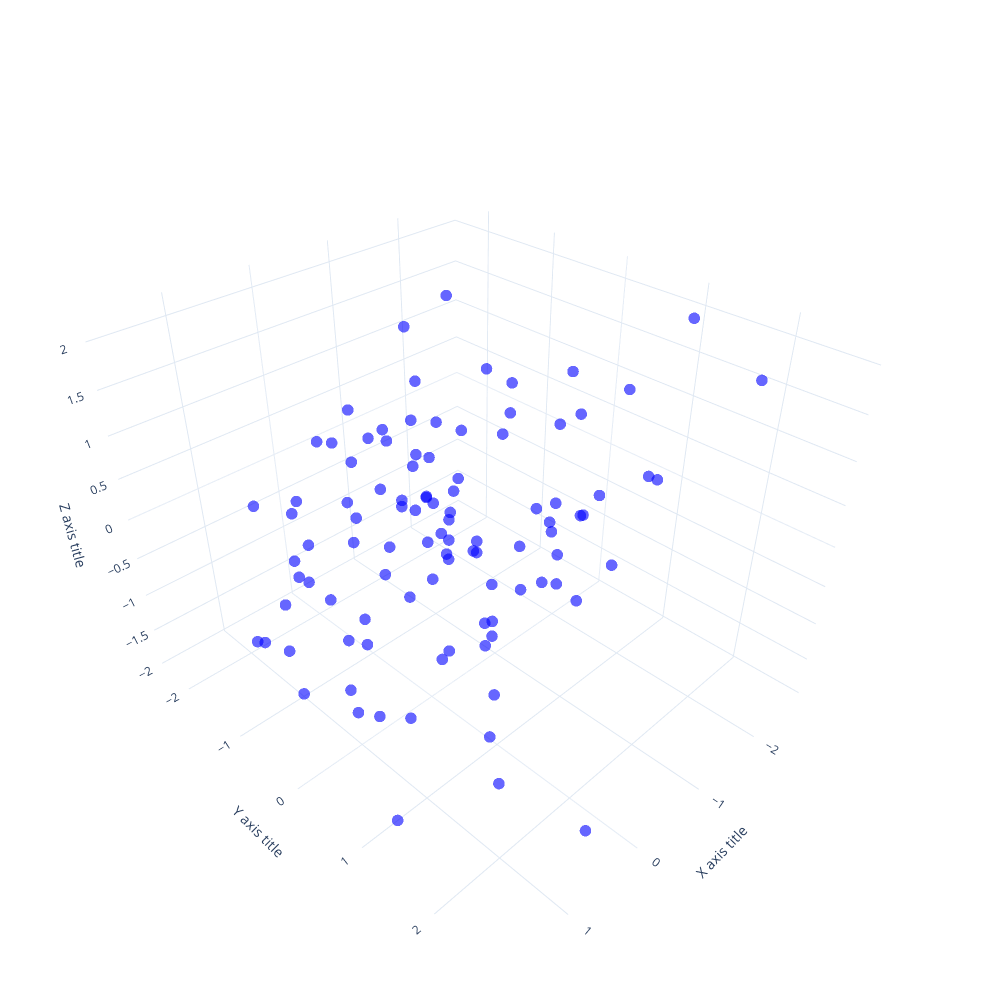

The notebook cell this image was saved under:
### Code cell
# Basic scatter plot with one category and hover template

fig = go.Figure()
fig.add_trace(go.Scatter3d(
    x=d.x,
    y=d.y,
    z=d.z,
    name='',
    mode='markers',
    marker_size=4,
    marker=dict(
        color='blue',
        symbol='circle',
        opacity=0.6),
    hovertemplate=
        'x: %{x:0.3f}' +
        '<br>y: %{y:0.3f}' +
        '<br>z: %{z:0.3f}'))
fig.update_layout(
    template='plotly_white',
    autosize=False,
    width=1000,
    height=1000,
    margin=go.layout.Margin(
        l=50,
        r=100,
        b=50,
        t=100,
        pad=4),
    legend_title='Legend',
    showlegend=False,
    scene = dict(
        xaxis_title='X axis title',
        yaxis_title='Y axis title',
        zaxis_title='Z axis title'))
fig.show()
